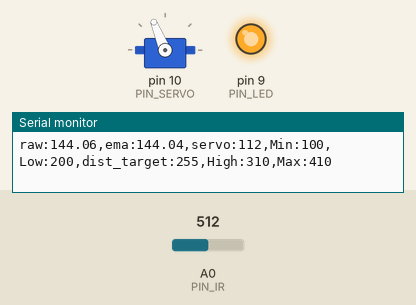
This sketch was run on a simulated Arduino Uno, built with avr-gcc and run on an emulated ATmega328P. Parts: servo, output pins drawn as LEDs (lit = HIGH), the last lines printed to the serial monitor. The inputs (shaded band) are chosen by the test bench; at power-on: A0 (PIN_IR) = 512.

Above: at 1.2 s.
1.3 s: A0 (PIN_IR) set to 245
At 2.7 s:
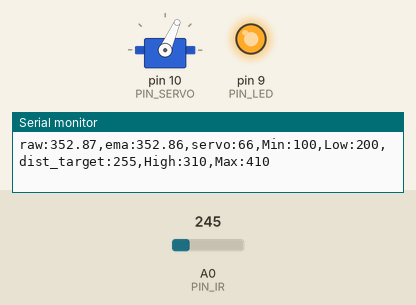
3.3 s: A0 (PIN_IR) set to 90
At 4.6 s:
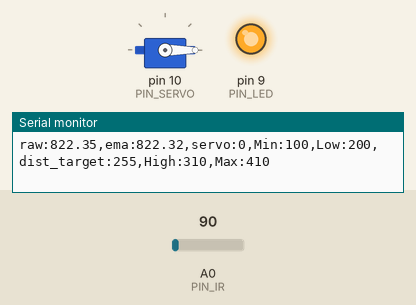
4.9 s: A0 (PIN_IR) set to 228
At 5.11 s:
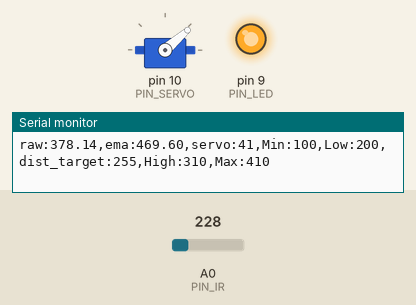
7.9 s: A0 (PIN_IR) set to 50
At 9.1 s:
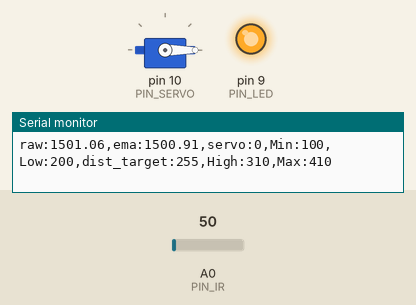
Timing chart, 0 to 10.4 s (numbered marks = the images above; inputs shaded):
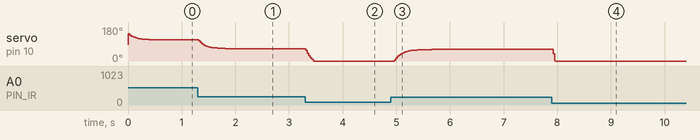

Measured:
- after the input at 1.3 s, servo on pin 10 (PIN_SERVO): moves from 112° to 66° over 0.50 s, starting at once
- after the input at 3.3 s, servo on pin 10 (PIN_SERVO): 66° → 0° at once
- after the input at 4.9 s, servo on pin 10 (PIN_SERVO): moves from 0° to 61° over 0.70 s, starting after 0.06 s
- after the input at 7.9 s, servo on pin 10 (PIN_SERVO): 61° → 0° at once

The sketch:

P_control.ino
```cpp
#include <Servo.h>

// Arduino pin assignment
#define PIN_IR A0
#define PIN_LED 9
#define PIN_SERVO 10

// configurable parameters
#define SND_VEL 346.0 // sound velocity at 24 celsius degree (unit: m/s)
#define INTERVAL 25 // sampling interval (unit: ms)
#define _DIST_TARGET 255
#define _DIST_MIN 100 // minimum distance to be measured (unit: mm)
#define _DIST_MAX 410 // maximum distance to be measured (unit: mm)
#define _DIST_ALPHA 0.1 // EMA weight of new sample (range: 0 to 1). Setting this value to 1 effectively disables EMA filter.

#define _DUTY_MIN 754 // servo full clockwise position (0 degree)
#define _DUTY_NEU 1417 // servo neutral position (90 degree)
#define _DUTY_MAX 1972 // servo full counterclockwise position (180 degree)

// Servo speed control
#define _SERVO_ANGLE 30        // servo 각도 설정
#define _SERVO_SPEED 30        // servo 속도 설정

// Event periods
#define _INTERVAL_DIST 5
#define _INTERVAL_SERVO 2
#define _INTERVAL_SERIAL 5

// PID parameters
#define _KP 0.0


// global variables
float timeout; // unit: us
float dist_min, dist_max, dist_raw,dist_cali, dist_ema, dist_prev, alpha; // unit: mm
float dist_target;
unsigned long last_sampling_time; // unit: ms
float scale; // used for pulse duration to distance conversion
Servo myservo;

// Event periods
unsigned long last_sampling_time_dist, last_sampling_time_servo, last_sampling_time_serial;
bool event_dist, event_servo, event_serial;

// Servo speed control
int duty_chg_per_interval;
int duty_target, duty_curr;

// PID variables
float error_curr, error_prev, control, pterm, dterm, iterm;


void setup() {
// initialize GPIO pins
  pinMode(PIN_LED,OUTPUT);
  digitalWrite(PIN_LED, 1);

  myservo.attach(PIN_SERVO);
  myservo.writeMicroseconds(_DUTY_NEU);

// initialize USS related variables
  dist_min = _DIST_MIN;
  dist_max = _DIST_MAX;
  alpha = _DIST_ALPHA;
  timeout = (INTERVAL / 2) * 1000.0; // precalculate pulseIn() timeout value. (unit: us)
  dist_raw = dist_prev = 0.0; // raw distance output from USS (unit: mm)
  scale = 0.001 * 0.5 * SND_VEL;

// initialize serial port
  Serial.begin(57600);

// initialize last sampling time
  last_sampling_time = 0;

// convert angle speed into duty change per interval.
  duty_chg_per_interval = (_DUTY_MAX - _DUTY_MIN) * ((float)_SERVO_SPEED / 180) * ((float)_INTERVAL_SERVO / 1000); //[3128]

}

float ir_distance(void){ // return value unit: mm
  float val;
  float volt = float(analogRead(PIN_IR));
  val = ((6762.0/(volt-9.0))-4.0) * 10.0;
  return val;
}

void loop() {
// wait until next sampling time.
// millis() returns the number of milliseconds since the program started. Will overflow after 50 days.
  // Event generator //이벤트 실행 간격 구현
/////////////////////
  if (millis() >= last_sampling_time_dist + _INTERVAL_DIST) event_dist = true;
  if (millis() >= last_sampling_time_servo + _INTERVAL_SERVO) event_servo = true;
  if (millis() >= last_sampling_time_serial + _INTERVAL_SERIAL) event_serial = true;


// get a distance reading from the USS
  if(event_serial) {
  dist_raw = ir_distance();
  if (dist_raw>60 && dist_raw<98)
  {dist_cali = 50*(dist_raw-68)/30+100;}
    else if (dist_raw>=98 && dist_raw<148)
    {dist_cali = 50*(dist_raw-98)/50+150;}
    else if (dist_raw>=148 && dist_raw<184)
    {dist_cali = 50*(dist_raw-148)/36+200;}
    else if (dist_raw>=184 && dist_raw<218)
    {dist_cali = 50*(dist_raw-184)/34+250;}
    else if (dist_raw>=218 && dist_raw<244)
    {dist_cali = 50*(dist_raw-218)/26+300;}
    else if (dist_raw>=244 && dist_raw<288)
    {dist_cali = 50*(dist_raw-244)/44+350;}
    else if (dist_raw>=288)
    {dist_cali = 50*(dist_raw-288)/60+400;}

  dist_ema = alpha*dist_cali+(1-alpha)*dist_ema;
  }

// output the read value to the serial port
  if(event_serial) {
  event_serial = false; //
  Serial.print("raw:");
  Serial.print(dist_cali);
  Serial.print(",ema:");
  Serial.print(dist_ema);
  Serial.print(",servo:");
  Serial.print(myservo.read());
  Serial.println(",Min:100,Low:200,dist_target:255,High:310,Max:410");
  last_sampling_time_serial = millis(); // 마지막 serial event 처리 시각 기록
  }

  if(event_servo) {
    if(dist_ema <= 255) {
         myservo.writeMicroseconds(int(1417-(dist_ema-255)*2.5));
      }
      else if(dist_ema > 255){
         myservo.writeMicroseconds(int(1417-(dist_ema-255)*2));
      }
   }

// update last sampling time
  last_sampling_time += INTERVAL;
}
```
